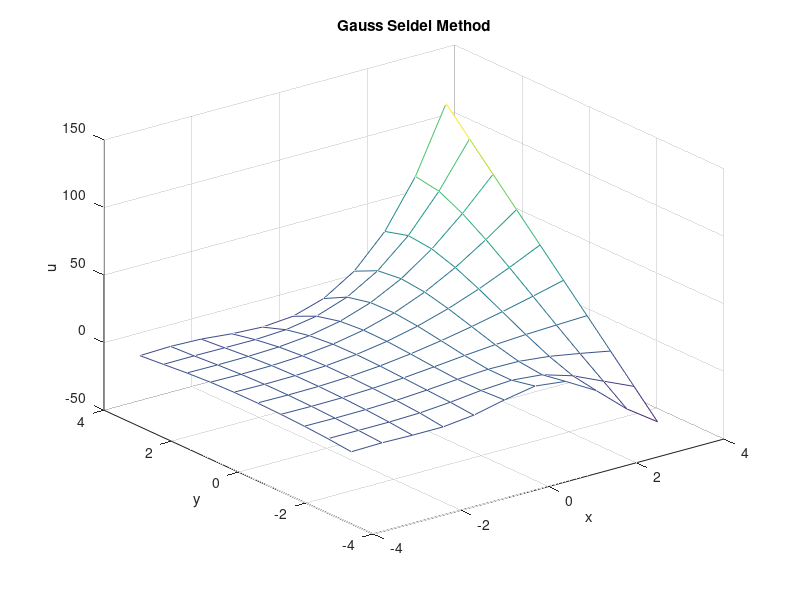
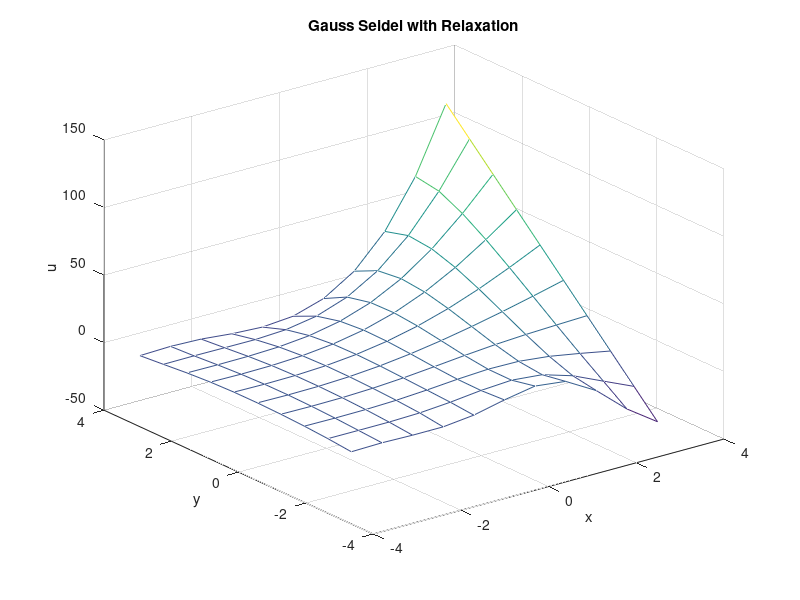
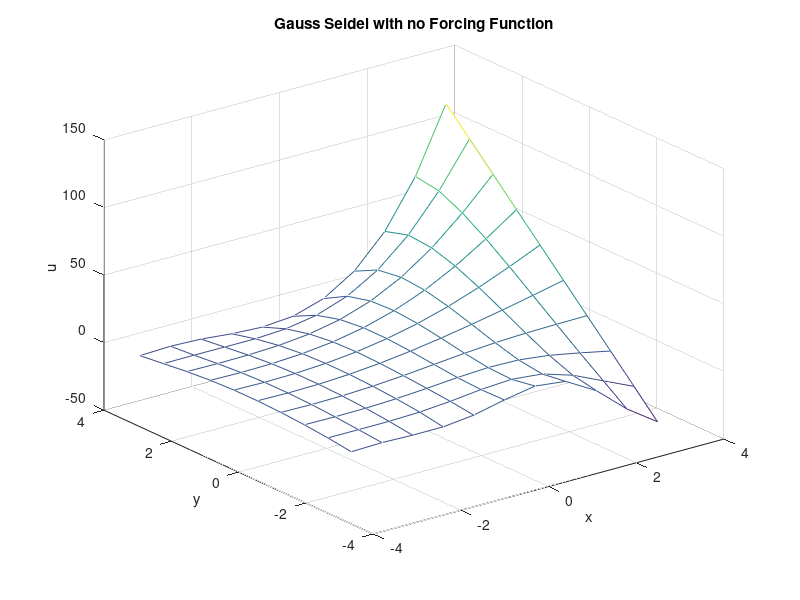

Here is the MATLAB script that generated these plots, in order:
clear
clc

%% Initiallization 
N=10; % Number of nodes in x or y direction
h=2*pi/(N-1); % step size
x=linspace(-pi-h,pi,N+1); 
y=linspace(pi,-pi,N);
u_domain=zeros(N,N+1); % domain has additional nodes in x to use later as ghost nodes
[X,Y]=meshgrid(x,y); % x,y grid for plotting

%% Domain Boundary Conditions
% Top B.C.'s
f=x(2:end).*(x(2:end)+pi).^2;
u_domain(1,2:end)=f;

% Bottom B.C.'s
g=(x(2:end)+pi).^2.*cos(-x(2:end));
u_domain(N,2:end)=g;

% Right B.C.'s
r=g(end)+((y+pi)/(2*pi))*(f(end)-g(end));
u_domain(:,N+1)=r';

clear r g f

%% Forcing Function 
for k=1:length(y)
    for j=1:length(x)
        Force(k,j)=(sin(pi*(x(j)+pi)/(2*pi))*cos((pi/2)*(2*(y(k)+pi)/(2*pi)+1)));
    end
end

%% Gauss Seidel
u=u_domain;
gauss_errorval=100;
gauss_iterations=0;
while gauss_errorval>1
    gauss_iterations=gauss_iterations+1;
    
    u_old=u; % This value is used to calculate error from iteration to iteration
    
    % The while loop below solves the values in the domain by starting at
    % the outermost unknowns near the direchlet boundary conditions and
    % working towards the center of the domain, utilizing as many solved
    % values as possible to reduce the necessary number of iterations.
    counter=2;
    while counter<=N/2
        
        % Top Pyramid
        for j=      N-counter+2   :  -1 :   counter+1
            u( counter , j ) = (Force(counter,j)*h^2+...
                u(counter-1,j)+u(counter+1,j)+u(counter,j-1)+u(counter,j+1))*0.25;
        end
        
        % Bottom Pyramid
        for j=      N-counter+2  :  -1 :    counter+1
            u( N-counter+1 , j ) = (Force(N-counter+1,j) *h^2+...
                u(N-counter+2,j)+u(N-counter,j)+u(N-counter+1,j-1)+u(N-counter+1,j+1))*0.25;
        end
        
        % Right Pyramid
        for k=       counter+1      :        N-counter
            u( k , N-counter+2 ) = (Force(k,N-counter+2)*h^2+...
                u(k-1,N-counter+2)+u(k+1,N-counter+2)+u(k,N-counter+1)+u(k,N-counter+3))*0.25;
        end
        
        counter=counter+1;
    end
    
    % Left Pyramid
    counter2=0;
    if mod(N,2)==0 % even number of nodes
        for j=       floor(N/2)+1 :   -1 :  3
            counter2=counter2+1;
            for k =  floor(N/2)-counter2+2    :    floor(N/2)+counter2-1
                u( k , j) = (Force(k,j)*h^2+...
                    u(k-1,j)+u(k+1,j)+u(k,j-1)+u(k,j+1))*0.25;
            end
            
        end
        
    else % odd number of nodes
        for j=       floor(N/2)+2 :   -1 :  3
            counter2=counter2+1;
            for k =  floor(N/2)-counter2+2   :    floor(N/2)+counter2
                u( k , j) = (Force(k,j)*h^2+...
                    u(k-1,j)+u(k+1,j)+u(k,j-1)+u(k,j+1))*0.25;
            end
            
        end
    end
    
    % ghost nodes; this code duplicates values from the right side of the
    % Nuemann boundary to the left side, in order to simulate the du/dx=0
    % condition
    u(:,1)=u(:,3);
    
    % left boundary nodes
    for k=2:N-1
        u(k,2)=(Force(k,2)*h^2+...
            u(k-1,2)+u(k+1,2)+u(k,1)+u(k,3))*0.25;
    end
    
    % remaining 2 nodes at nueman boundary
    u(1,2)=(Force(1,2)*h^2+...
        u(2,2)+u(1,1)+u(1,3))*0.25;
    u(N,2)=(Force(N,2)*h^2+...
        u(N-1,2)+u(N,1)+u(N,3))*0.25;
    
    for k=1:N
        for j=1:N+1
            if u(k,j) ~= 0
                error(k,j)=abs((u(k,j)-u_old(k,j))/u(k,j))*100;
            end
        end
    end
    % average error over domain
    gauss_errorval=mean(mean(error));
end
gauss_iterations
gauss_errorval
figure(1)
mesh(X,Y,u),xlabel('x'),ylabel('y'),zlabel('u'),title('Gauss Seidel Method')
clear error

%% Gauss-Seidel with Relaxation

u_relaxed=u_domain;

errorval_relaxed=100;
iterations_relaxed=0;
lambda=1.4;
while errorval_relaxed>1
    iterations_relaxed=iterations_relaxed+1;
    u_old2=u_relaxed; % This value is used to calculate error from iteration to iteration
    % Circling
    counter=2;
    while counter<=N/2
        
        % Top Pyramid
        for j=      N-counter+2   :  -1 :   counter+1
            u_relaxed( counter , j ) = ((sin(pi*(x(j)+pi)/(2*pi))*cos((pi/2)*(2*(y(counter)+pi)/(2*pi)+1)))*h^2+...
                u_relaxed(counter-1,j)+u_relaxed(counter+1,j)+u_relaxed(counter,j-1)+u_relaxed(counter,j+1))*0.25;
        end
        
        
        % Bottom Pyramid
        for j=      N-counter+2  :  -1 :    counter+1
            u_relaxed( N-counter+1 , j ) = ((sin(pi*(x(j)+pi)/(2*pi))*cos((pi/2)*(2*(y(N-counter+1)+pi)/(2*pi)+1)))*h^2+...
                u_relaxed(N-counter+2,j)+u_relaxed(N-counter,j)+u_relaxed(N-counter+1,j-1)+u_relaxed(N-counter+1,j+1))*0.25;
        end
        
        % Right Pyramid
        for k=       counter+1      :        N-counter
            u_relaxed( k , N-counter+2 ) = ((sin(pi*(x(N-counter+2)+pi)/(2*pi))*cos((pi/2)*(2*(y(k)+pi)/(2*pi)+1)))*h^2+...
                u_relaxed(k-1,N-counter+2)+u_relaxed(k+1,N-counter+2)+u_relaxed(k,N-counter+1)+u_relaxed(k,N-counter+3))*0.25;
        end
        
        
        counter=counter+1;
        
    end
    
    % Left Pyramid
    counter2=0;
    if mod(N,2)==0 % even number of nodes
        for j=       floor(N/2)+1 :   -1 :  3
            counter2=counter2+1;
            for k =  floor(N/2)-counter2+2    :    floor(N/2)+counter2-1
                u_relaxed( k , j) = ((sin(pi*(x(j)+pi)/(2*pi))*cos((pi/2)*(2*(y(k)+pi)/(2*pi)+1)))*h^2+...
                    u_relaxed(k-1,j)+u_relaxed(k+1,j)+u_relaxed(k,j-1)+u_relaxed(k,j+1))*0.25;
            end
            
        end
        
    else % odd number of nodes
        for j=       floor(N/2)+2 :   -1 :  3
            counter2=counter2+1;
            for k =  floor(N/2)-counter2+2   :    floor(N/2)+counter2
                u_relaxed( k , j) = ((sin(pi*(x(j)+pi)/(2*pi))*cos((pi/2)*(2*(y(k)+pi)/(2*pi)+1)))*h^2+...
                    u_relaxed(k-1,j)+u_relaxed(k+1,j)+u_relaxed(k,j-1)+u_relaxed(k,j+1))*0.25;
            end
            
        end
    end
    
    % ghost nodes
    u_relaxed(:,1)=u_relaxed(:,3);
    
    % left boundary nodes
    for k=2:N-1
        u_relaxed(k,2)=((sin(pi*(x(2)+pi)/(2*pi))*cos((pi/2)*(2*(y(k)+pi)/(2*pi)+1)))*h^2+...
            u_relaxed(k-1,2)+u_relaxed(k+1,2)+u_relaxed(k,1)+u_relaxed(k,3))*0.25;
    end
    
    % remaining 2 nodes at nueman boundary
    u_relaxed(1,2)=((sin(pi*(x(2)+pi)/(2*pi))*cos((pi/2)*(2*(y(1)+pi)/(2*pi)+1)))*h^2+...
        u_relaxed(2,2)+u_relaxed(1,1)+u_relaxed(1,3))*0.25;
    u_relaxed(N,2)=((sin(pi*(x(2)+pi)/(2*pi))*cos((pi/2)*(2*(y(N)+pi)/(2*pi)+1)))*h^2+...
        u_relaxed(N-1,2)+u_relaxed(N,1)+u_relaxed(N,3))*0.25;
    
    
    for k=1:N
        for j=1:N+1
            error(k,j)=abs((u_relaxed(k,j)-u_old2(k,j))/u_relaxed(k,j))*100;
        end
    end
    % average error over domain
    errorval_relaxed=mean(mean(error));
    u_relaxed=lambda*u_relaxed+(1-lambda)*u_old2;
end
iterations_relaxed
errorval_relaxed
figure(2)
mesh(X,Y,u_relaxed),xlabel('x'),ylabel('y'),zlabel('u'),title('Gauss Seidel with Relaxation')
clear error
%% Gauss Siedel No Forcing Function

% Boundary Conditions
uNoF=u_domain;

errorval_no_force=100;
iterations_no_force=0;
while errorval_no_force>1
    iterations_no_force=iterations_no_force+1;
    u_oldNoF=uNoF; % This value is used to calculate error from iteration to iteration
    
    
    counter=2;
    while counter<=N/2
        
        % Top Pyramid
        for j=      N-counter+2   :  -1 :   counter+1
            uNoF( counter , j ) =   (uNoF(counter-1,j)+uNoF(counter+1,j)+uNoF(counter,j-1)+uNoF(counter,j+1))*0.25;
        end
        
        
        % Bottom Pyramid
        for j=      N-counter+2  :  -1 :    counter+1
            uNoF( N-counter+1 , j ) =   (uNoF(N-counter+2,j)+uNoF(N-counter,j)+uNoF(N-counter+1,j-1)+uNoF(N-counter+1,j+1))*0.25;
        end
        
        % Right Pyramid
        for k=       counter+1      :        N-counter
            uNoF( k , N-counter+2 ) =   (uNoF(k-1,N-counter+2)+uNoF(k+1,N-counter+2)+uNoF(k,N-counter+1)+uNoF(k,N-counter+3))*0.25;
        end
        
        
        counter=counter+1;
        
    end
    
    % Left Pyramid
    counter2=0;
    if mod(N,2)==0 % even number of nodes
        for j=       floor(N/2)+1 :   -1 :  3
            counter2=counter2+1;
            for k =  floor(N/2)-counter2+2    :    floor(N/2)+counter2-1
                uNoF( k , j) =        (uNoF(k-1,j)+uNoF(k+1,j)+uNoF(k,j-1)+uNoF(k,j+1))*0.25;
            end
            
        end
        
    else % odd number of nodes
        for j=       floor(N/2)+2 :   -1 :  3
            counter2=counter2+1;
            for k =  floor(N/2)-counter2+2   :    floor(N/2)+counter2
                uNoF( k , j) =        ( uNoF(k-1,j)+uNoF(k+1,j)+uNoF(k,j-1)+uNoF(k,j+1))*0.25;
            end
            
        end
    end
    
    % ghost nodes  
    uNoF(:,1)=uNoF(:,3);
    
    % left boundary nodes
    for k=2:N-1
        uNoF(k,2)=           (uNoF(k-1,2)+uNoF(k+1,2)+uNoF(k,1)+uNoF(k,3))*0.25;
    end
    
    % remaining 2 nodes at nueman boundary
    uNoF(1,2)=         ( uNoF(2,2)+uNoF(1,1)+uNoF(1,3))*0.25;
    uNoF(N,2)=         ( uNoF(N-1,2)+uNoF(N,1)+uNoF(N,3))*0.25;
    
    
    for k=1:N
        for j=1:N+1
            error3(k,j)=abs((uNoF(k,j)-u_oldNoF(k,j))/uNoF(k,j))*100;
        end
    end
    % average error over domain
    errorval_no_force=mean(mean(error3));
end
iterations_no_force
errorval_no_force
figure(3)
mesh(X,Y,uNoF),xlabel('x'),ylabel('y'),zlabel('u'),title('Gauss Seidel with no Forcing Function')

clear u_old u_old2 u_oldNoF u_domain counter counter2 j k error_no_force x y
